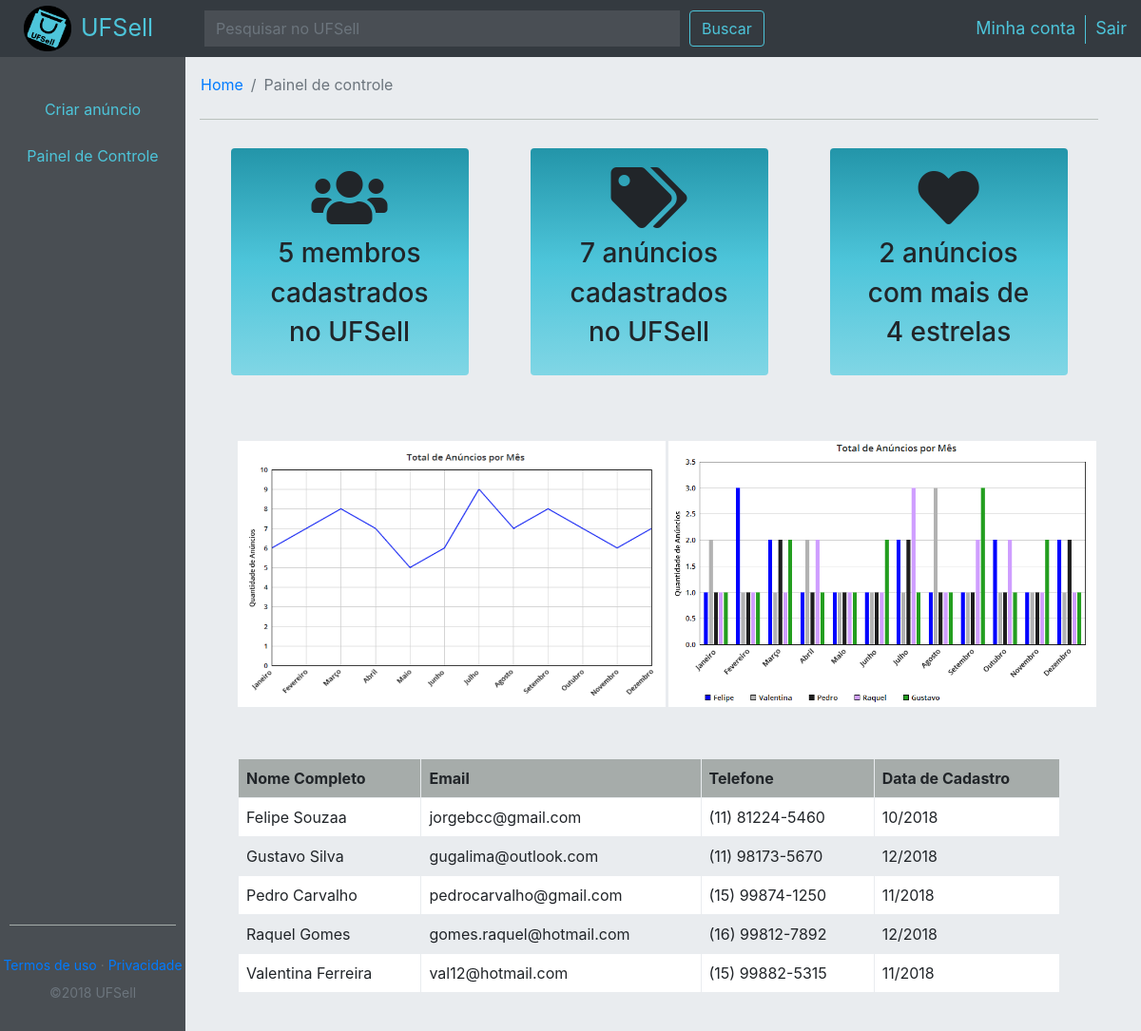
The page /vendedor/painel.php (signed in) on the database as committed earlier.
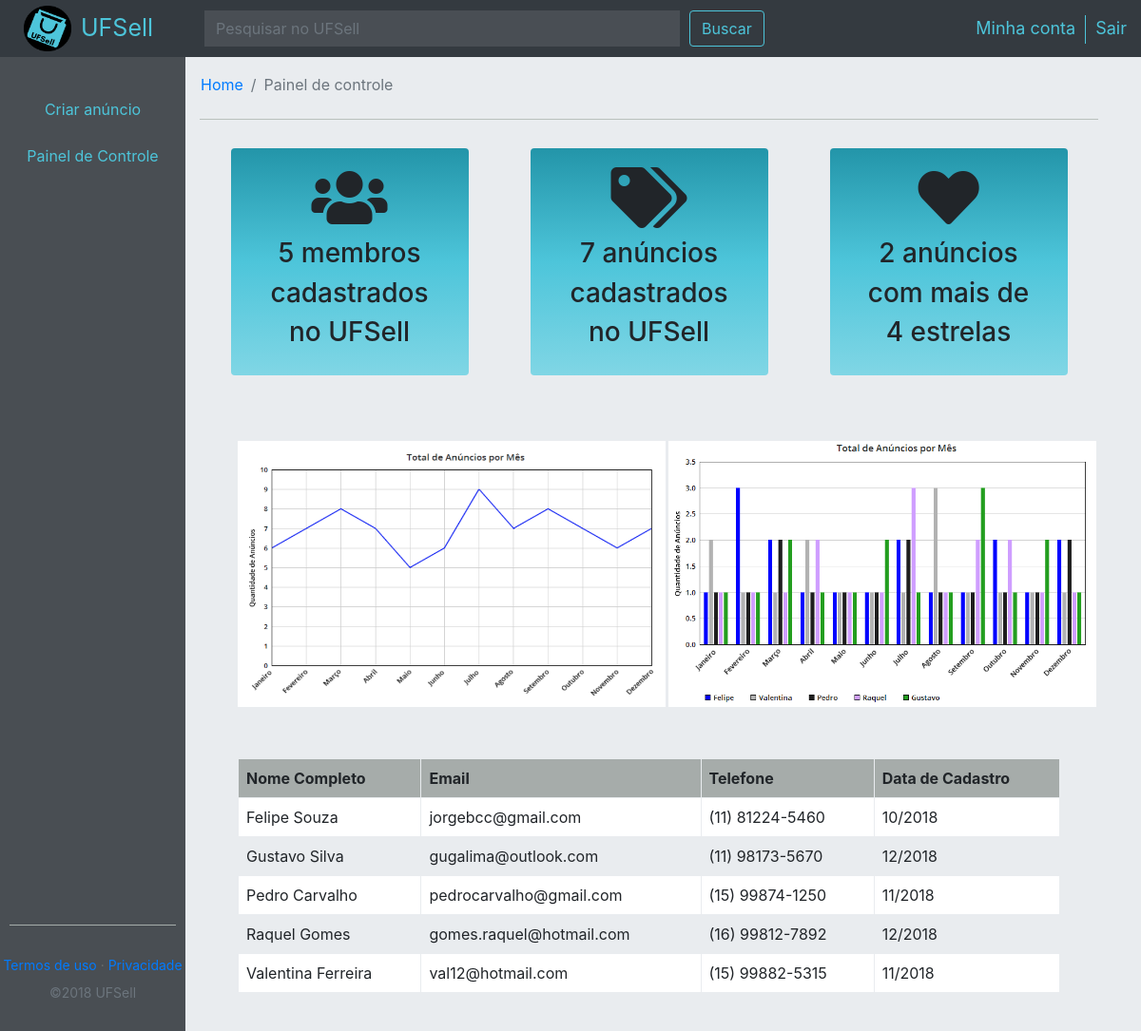
The same page on the database as committed later.
### tables this page shows
CREATE TABLE IF NOT EXISTS `usuario` (
  `id` int(11) NOT NULL,
  `nome` varchar(60) NOT NULL,
  `sobrenome` varchar(100) DEFAULT NULL,
  `email` varchar(40) NOT NULL,
  `senha` varchar(32) NOT NULL,
  `id_org` int(11) NOT NULL,
  `tel` varchar(15) NOT NULL,
  `mes` int(3) NOT NULL,
  `ano` int(5) NOT NULL
);

### vendedor/painel.php (the view, shortened to what the changed rows need)
<?php
include('../connection/connection.php');
$script = "SELECT *
            FROM usuario
            WHERE id_org = '".$_SESSION['id_organizacao']."'
            ORDER BY nome ASC";
$tabela = $conn->query($script);
?>
<!DOCTYPE html>
<html lang="pt-br">
    <head>
        <link rel="stylesheet" href="https://stackpath.bootstrapcdn.com/bootstrap/4.1.3/css/bootstrap.min.css">
        <link rel="stylesheet" href="https://use.fontawesome.com/releases/v5.5.0/css/all.css">
        <link type="text/css" rel="stylesheet" href="../css/comprador.css">
        <link type="text/css" rel="stylesheet" href="../css/vendedor.css">
    </head>
    <body>
		<div id="defCol" class="col-12 col-md-12">
                <div id="defRow" class="row">
                    <div id="conteudo" class="col-10 col-md-10">
						<div class="colD">
                            <br>
                            <br>
                            <div class="row" style="margin-left: 25px; margin-right: 25px; margin-top: 30px; margin-bottom: 40px;">
                                <div class="col-12">
                                    <div class="d-flex justify-content-center">
                                        <table>
                                            <tr>
                                                <th style="margin-right: 15px;">Nome Completo</th>
                                                <th>Email</th>
                                                <th>Telefone</th>
                                                <th>Data de Cadastro</th>
                                            </tr>
                                            <?php
                                            while ($row = $tabela->fetch_object()) {?>
                                            <tr>
                                                <td><?php echo $row->nome; ?>&nbsp<?php echo $row->sobrenome; ?></td>
                                                <td><?php echo $row->email; ?></td>
                                                <td><?php echo $row->tel; ?></td>
                                                <td><?php echo $row->mes; ?>/<?php echo $row->ano; ?></td>
                                            </tr>
                                            <?php
                                            }
                                            ?>
                                        </table>
                                    </div>
                                </div>
                            </div>
						</div>
                    </div>
                </div>
            </div>
    </body>
</html>

Rows that differ between the two databases and show on the page:
changed usuario "Felipe": sobrenome "Souzaa" → "Souza"
